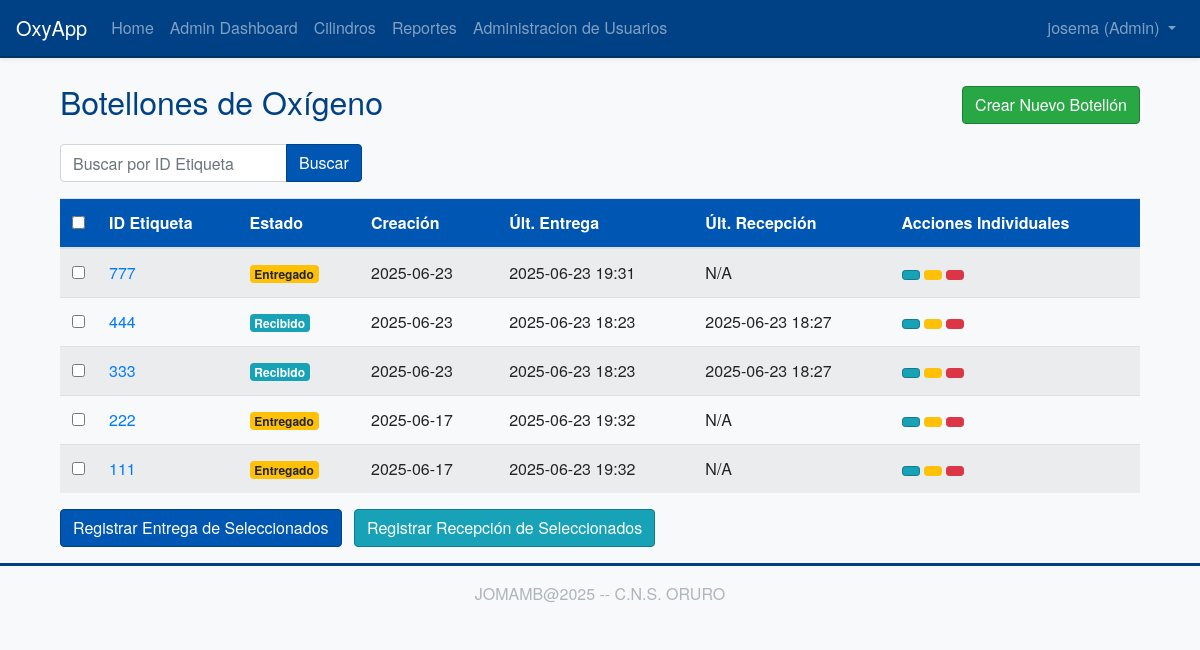
The page /cylinders/ (signed in) on the database its author committed.
### app/models/user.py (models this page shows, shortened)
class User(UserMixin, db.Model):
    id = db.Column(db.Integer, primary_key=True)
    username = db.Column(db.String(64), index=True, unique=True, nullable=False)
    email = db.Column(db.String(120), index=True, unique=True, nullable=False)
    password_hash = db.Column(db.String(128))
    nombre = db.Column(db.String(64), index=True, nullable=True)
    apellidos = db.Column(db.String(128), index=True, nullable=True)
    role = db.Column(db.String(10), default='user', nullable=False)

### app/models/cylinder.py (models this page shows, shortened)
class Cylinder(db.Model):
    __tablename__ = 'cylinder'
    id = db.Column(db.Integer, primary_key=True)
    cylinder_id_tag = db.Column(db.String(64), index=True, unique=True, nullable=False)
    status = db.Column(db.String(64), default='available', nullable=False)
    creation_date = db.Column(db.DateTime, index=True, default=datetime.utcnow)
    reception_date = db.Column(db.DateTime, nullable=True, index=True)
    delivery_date = db.Column(db.DateTime, nullable=True, index=True)
    marca = db.Column(db.String(80), nullable=True)
    color = db.Column(db.String(50), nullable=True)
    numero_serie = db.Column(db.String(80), nullable=True, index=True)

### app/routes/cylinders.py (the view)
@bp.route('/')
@login_required
def index():
    page = request.args.get('page', 1, type=int)
    query_term = request.args.get('q', None, type=str)
    base_query = Cylinder.query
    if query_term:
        search_filter = f"%{query_term}%"
        base_query = base_query.filter(Cylinder.cylinder_id_tag.ilike(search_filter))
    cylinders_pagination = base_query.order_by(Cylinder.creation_date.desc()).paginate(
        page=page, per_page=10, error_out=False
    )
    next_url_params = {'page': cylinders_pagination.next_num}
    if query_term:
        next_url_params['q'] = query_term
    next_url = url_for('cylinders.index', **next_url_params) if cylinders_pagination.has_next else None
    prev_url_params = {'page': cylinders_pagination.prev_num}
    if query_term:
        prev_url_params['q'] = query_term
    prev_url = url_for('cylinders.index', **prev_url_params) if cylinders_pagination.has_prev else None
    return render_template('cylinders/index.html',
                           title='Botellones de Oxígeno',
                           cylinders=cylinders_pagination.items,
                           next_url=next_url,
                           prev_url=prev_url,
                           pagination=cylinders_pagination,
                           current_query=query_term)

### app/models/user.py (called while the page is built)
@login.user_loader
def load_user(id):
    return User.query.get(int(id))

### app/templates/cylinders/index.html (shortened to what this page needs)
{% extends "base.html" %}
{% block content %}
<div class="container mt-4 printable-area">
    <div class="d-flex justify-content-between align-items-center mb-3 no-print">
        <h2>Botellones de Oxígeno</h2>
        <div>
            <a href="{{ url_for('cylinders.create_cylinder') }}" class="btn btn-success">Crear Nuevo Botellón</a>
        </div>
    </div>
    <form method="GET" action="{{ url_for('cylinders.index') }}" class="form-inline mb-3 no-print">
        <div class="input-group">
            <input type="text" name="q" class="form-control" placeholder="Buscar por ID Etiqueta" value="{{ current_query or '' }}">
            <div class="input-group-append">
                <button type="submit" class="btn btn-primary">Buscar</button>
            </div>
        </div>
    </form>
    <form method="POST" action="{{ url_for('cylinders.process_batch_action_page') }}" id="batchActionForm" class="no-print">
        {% if cylinders %}
        <table class="table table-striped table-hover">
            <thead>
                <tr>
                    <th style="width: 30px;" class="no-print"><input type="checkbox" id="selectAllCheckboxes" title="Seleccionar Todo/Nada"></th>
                    <th>ID Etiqueta</th>
                    <th>Estado</th>
                    <th>Creación</th>
                    <th>Últ. Entrega</th>
                    <th>Últ. Recepción</th>
                    <th class="no-print">Acciones Individuales</th>
                </tr>
            </thead>
            <tbody>
             {% for cylinder in cylinders %}
                <tr>
                    <td class="no-print"><input type="checkbox" name="selected_cylinder_ids" value="{{ cylinder.id }}" class="cylinder-checkbox"></td>
                    <td><a href="{{ url_for('cylinders.view_cylinder', cylinder_id=cylinder.id) }}">{{ cylinder.cylinder_id_tag }}</a></td>
                    <td>
                        <span class="badge badge-{% if cylinder.status == 'available' %}success{% elif cylinder.status == 'delivered' %}warning{% elif cylinder.status == 'received' %}info{% elif cylinder.status == 'maintenance' %}secondary{% elif cylinder.status == 'created' %}primary{% else %}light{% endif %}">
                            {% if cylinder.status == 'available' %}Disponible
                            {% elif cylinder.status == 'delivered' %}Entregado
                            {% elif cylinder.status == 'received' %}Recibido
                            {% elif cylinder.status == 'maintenance' %}Mantenimiento
                            {% elif cylinder.status == 'created' %}Creado
                            {% else %}{{ cylinder.status | title }}
                            {% endif %}
                        </span>
                    </td>
                    <td>{{ cylinder.creation_date.strftime('%Y-%m-%d') if cylinder.creation_date else 'N/A' }}</td>
                    <td>{{ cylinder.delivery_date.strftime('%Y-%m-%d %H:%M') if cylinder.delivery_date else 'N/A' }}</td>
                    <td>{{ cylinder.reception_date.strftime('%Y-%m-%d %H:%M') if cylinder.reception_date else 'N/A' }}</td>
                    <td class="no-print">
                        <a href="{{ url_for('cylinders.view_cylinder', cylinder_id=cylinder.id) }}" class="btn btn-sm btn-info" title="Ver Detalles"></a>
                        <a href="{{ url_for('cylinders.update_cylinder_status', cylinder_id=cylinder.id) }}" class="btn btn-sm btn-warning" title="Actualizar Estado"></a>
                        {% if current_user.role == 'admin' %}
                        <form action="{{ url_for('cylinders.delete_cylinder', cylinder_id=cylinder.id) }}" method="POST" style="display:inline;" onsubmit="return confirm('¿Está seguro de que quiere eliminar el botellón {{ cylinder.cylinder_id_tag }}? Esta acción no se puede deshacer.');">
                            <button type="submit" class="btn btn-sm btn-danger" title="Eliminar"></button>
                        </form>
                        {% endif %}
                    </td>
                </tr>
                {% endfor %}
            </tbody>
        </table>
        <div class="mt-3 mb-3 no-print">
            <button type="submit" name="batch_action_type" value="deliver" class="btn btn-primary mr-2">Registrar Entrega de Seleccionados</button>
            <button type="submit" name="batch_action_type" value="receive" class="btn btn-info mr-2">Registrar Recepción de Seleccionados</button>
        </div>
        {% endif %}
    </form>
</div>
{% endblock %}

### app/templates/base.html (shortened to what this page needs)
<!doctype html>
<html lang="en">
  <head>
    <link rel="stylesheet" href="https://stackpath.bootstrapcdn.com/bootstrap/4.5.2/css/bootstrap.min.css">
    <link rel="stylesheet" href="{{ url_for('static', filename='css/custom.css') }}">
    <link rel="stylesheet" href="{{ url_for('static', filename='css/print.css') }}" media="print">
  </head>
  <body>
    <nav class="navbar navbar-expand-lg navbar-dark bg-primary shadow-sm">
      <a class="navbar-brand" href="{{ url_for('main.index') }}">OxyApp</a>
      <div class="collapse navbar-collapse" id="navbarNav">
        <ul class="navbar-nav mr-auto">
          <li class="nav-item">
            <a class="nav-link" href="{{ url_for('main.index') }}">Home</a>
          </li>
          {% if current_user.is_authenticated %}
            {% if current_user.role == 'user' %}
            <li class="nav-item">
              <a class="nav-link" href="{{ url_for('main.dashboard') }}">Dashboard</a>
            </li>
            {% elif current_user.role == 'admin' %}
            <li class="nav-item">
              <a class="nav-link" href="{{ url_for('admin.dashboard') }}">Admin Dashboard</a>
            </li>
            {% endif %}
          <li class="nav-item">
            <a class="nav-link" href="{{ url_for('cylinders.index') }}">Cilindros</a>
          </li>
          <li class="nav-item">
            <a class="nav-link" href="{{ url_for('reports.index') }}">Reportes</a>
          </li>
          {% if current_user.role == 'admin' %}
          <li class="nav-item">
            <a class="nav-link" href="{{ url_for('admin.manage_users') }}">Administracion de Usuarios</a>
          </li>
          {% endif %}
          {% endif %}
        </ul>
        <ul class="navbar-nav">
          {% if current_user.is_anonymous %}
          <li class="nav-item">
            <a class="nav-link" href="{{ url_for('auth.login') }}">Login</a>
          </li>
          <li class="nav-item">
            <a class="nav-link btn btn-outline-light btn-sm" href="{{ url_for('auth.register') }}">Registro</a>
          </li>
          {% else %}
          <li class="nav-item dropdown">
            <a class="nav-link dropdown-toggle" href="#" id="navbarDropdown" role="button" data-toggle="dropdown" aria-haspopup="true" aria-expanded="false">
              {{ current_user.username }} ({{ current_user.role | title }})
            </a>
          </li>
          {% endif %}
        </ul>
      </div>
    </nav>
    <main role="main" class="container mt-4">
      {% block content %}{% endblock %}
    </main>
    <footer class="footer mt-auto py-3 bg-light text-center">
        <div class="container">
            <span class="text-muted">JOMAMB@2025 -- C.N.S. ORURO</span>
        </div>
    </footer>
  </body>
</html>

### app/static/css/custom.css (style rules this page uses)
body { font-family: 'Helvetica Neue', Helvetica, Arial, sans-serif; background-color: #f8f9fa; color: #212529; }
.navbar-dark.bg-primary { background-color: #004085 !important; border-bottom: 2px solid #003366; }
.navbar-dark .navbar-brand, .navbar-dark .navbar-brand:hover, .navbar-dark .navbar-brand:focus, .navbar-dark .nav-link { color: #ffffff; }
.btn-primary { background-color: #0056b3; border-color: #004085; }
.btn-success { background-color: #28a745; border-color: #1e7e34; }
.btn-info { background-color: #17a2b8; border-color: #117a8b; }
.footer { background-color: #343a40; color: #f8f9fa; padding-top: 1.5rem; padding-bottom: 1.5rem; border-top: 3px solid #004085; }
.footer .text-muted { color: #adb5bd !important; }
h1, h2, h3, h4, h5, .display-4 { color: #004085; }
.table thead th { background-color: #0056b3; color: #ffffff; }

### rows shown on the page
User: username "josema", role "Admin"
Cylinder: cylinder_id_tag "777", status "Entregado", creation_date "2025-06-23", delivery_date "2025-06-23 19:31", reception_date "N/A"
Cylinder: cylinder_id_tag "444", status "Recibido", creation_date "2025-06-23", delivery_date "2025-06-23 18:23", reception_date "2025-06-23 18:27"
Cylinder: cylinder_id_tag "333", status "Recibido", creation_date "2025-06-23", delivery_date "2025-06-23 18:23", reception_date "2025-06-23 18:27"
Cylinder: cylinder_id_tag "222", status "Entregado", creation_date "2025-06-17", delivery_date "2025-06-23 19:32", reception_date "N/A"
Cylinder: cylinder_id_tag "111", status "Entregado", creation_date "2025-06-17", delivery_date "2025-06-23 19:32", reception_date "N/A"
